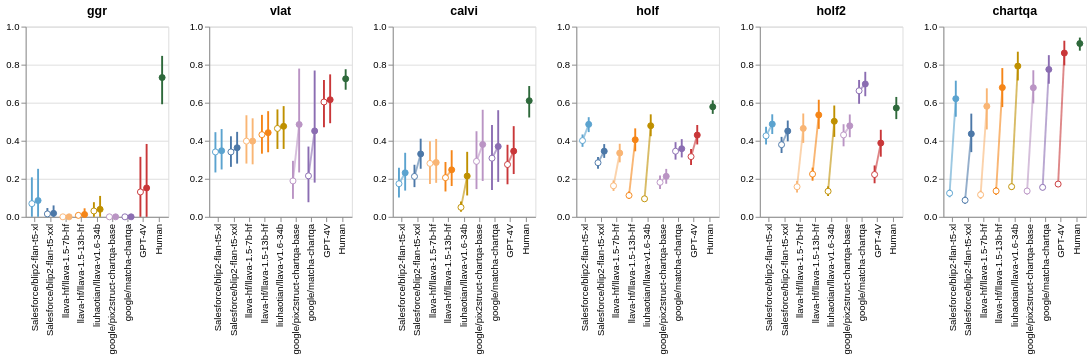

Notebook source saved alongside this figure:
### Code cell
ci_df = ci_dfs[
    ((ci_dfs['scoring_type'] == 'valid_only') &
    (ci_dfs['agent_type'] == 'Human')) |
    (ci_dfs['agent_type'] != 'Human')
]


tests = ['ggr', 'vlat', 'calvi', 'holf', 'holf2',
       'chartqa-test-continuous-human']

plots = []
for test in tests:
    test_ci_df = ci_df[ci_df['test_type'] == test]
    if len(test) > 6:
        test = test[:7]
    
    plot = create_error_plot(test_ci_df, test)
    plot = plot.properties(width=150, height=200)
    plots.append(plot)

plots = alt.hconcat(*plots)
plots.save("./figures/human_machine_performance.pdf")
plots

### Figure 1 — Vega-Lite specification as saved in the notebook (floating-point values rounded to 4 significant figures)
{"$schema": "https://vega.github.io/schema/vega-lite/v5.16.3.json", "config": {"view": {"continuousHeight": 300, "continuousWidth": 300}}, "datasets": {"data-25b7e1228f89ad8f94f03177ca53a56a": [{"agent_type": "GPT-4V", "ci_lower": 0.1593, "ci_upper": 0.1833, "mean": 0.1722, "scoring_type": "all", "test_type": "chartqa-test-continuous-human"}, {"agent_type": "Salesforce/blip2-flan-t5-xl", "ci_lower": 0.1032, "ci_upper": 0.1432, "mean": 0.1242, "scoring_type": "all", "test_type": "chartqa-test-continuous-human"}, {"agent_type": "Salesforce/blip2-flan-t5-xxl", "ci_lower": 0.06809, "ci_upper": 0.1064, "mean": 0.08723, "scoring_type": "all", "test_type": "chartqa-test-continuous-human"}, {"agent_type": "google/pix2struct-chartqa-base", "ci_lower": 0.1174, "ci_upper": 0.1523, "mean": 0.1358, "scoring_type": "all", "test_type": "chartqa-test-continuous-human"}, {"agent_type": "liuhaotian/llava-v1.6-34b", "ci_lower": 0.1415, "ci_upper": 0.1736, "mean": 0.1585, "scoring_type": "all", "test_type": "chartqa-test-continuous-human"}, {"agent_type": "llava-hf/llava-1.5-7b-hf", "ci_lower": 0.09459, "ci_upper": 0.1378, "mean": 0.1162, "scoring_type": "all", "test_type": "chartqa-test-continuous-human"}, {"agent_type": "google/matcha-chartqa", "ci_lower": 0.14, "ci_upper": 0.17, "mean": 0.155, "scoring_type": "all", "test_type": "chartqa-test-continuous-human"}, {"agent_type": "llava-hf/llava-1.5-13b-hf", "ci_lower": 0.1154, "ci_upper": 0.1564, "mean": 0.1359, "scoring_type": "all", "test_type": "chartqa-test-continuous-human"}, {"agent_type": "Salesforce/blip2-flan-t5-xl", "ci_lower": 0.5263, "ci_upper": 0.7158, "mean": 0.6211, "scoring_type": "valid_only", "test_type": "chartqa-test-continuous-human"}, {"agent_type": "Salesforce/blip2-flan-t5-xxl", "ci_lower": 0.3402, "ci_upper": 0.5426, "mean": 0.4362, "scoring_type": "valid_only", "test_type": "chartqa-test-continuous-human"}, {"agent_type": "llava-hf/llava-1.5-7b-hf", "ci_lower": 0.4595, "ci_upper": 0.6757, "mean": 0.5811, "scoring_type": "valid_only", "test_type": "chartqa-test-continuous-human"}, {"agent_type": "liuhaotian/llava-v1.6-34b", "ci_lower": 0.717, "ci_upper": 0.8682, "mean": 0.7925, "scoring_type": "valid_only", "test_type": "chartqa-test-continuous-human"}, {"agent_type": "google/pix2struct-chartqa-base", "ci_lower": 0.5963, "ci_upper": 0.7706, "mean": 0.6789, "scoring_type": "valid_only", "test_type": "chartqa-test-continuous-human"}, {"agent_type": "GPT-4V", "ci_lower": 0.7963, "ci_upper": 0.9259, "mean": 0.8611, "scoring_type": "valid_only", "test_type": "chartqa-test-continuous-human"}, {"agent_type": "Human", "ci_lower": 0.8736, "ci_upper": 0.9424, "mean": 0.9112, "scoring_type": "valid_only", "test_type": "chartqa-test-continuous-human"}, {"agent_type": "llava-hf/llava-1.5-13b-hf", "ci_lower": 0.5769, "ci_upper": 0.7821, "mean": 0.6795, "scoring_type": "valid_only", "test_type": "chartqa-test-continuous-human"}, {"agent_type": "google/matcha-chartqa", "ci_lower": 0.6998, "ci_upper": 0.85, "mean": 0.775, "scoring_type": "valid_only", "test_type": "chartqa-test-continuous-human"}], "data-275b2c7c3718de8b4234a4ea6e740664": [{"agent_type": "GPT-4V", "ci_lower": 0, "ci_upper": 0.3154, "mean": 0.1308, "scoring_type": "all", "test_type": "ggr"}, {"agent_type": "Salesforce/blip2-flan-t5-xl", "ci_lower": 0, "ci_upper": 0.2077, "mean": 0.06923, "scoring_type": "all", "test_type": "ggr"}, {"agent_type": "Salesforce/blip2-flan-t5-xxl", "ci_lower": 0, "ci_upper": 0.04615, "mean": 0.01538, "scoring_type": "all", "test_type": "ggr"}, {"agent_type": "google/matcha-chartqa", "ci_lower": 0, "ci_upper": 0, "mean": 0, "scoring_type": "all", "test_type": "ggr"}, {"agent_type": "google/pix2struct-chartqa-base", "ci_lower": 0, "ci_upper": 0, "mean": 0, "scoring_type": "all", "test_type": "ggr"}, {"agent_type": "liuhaotian/llava-v1.6-34b", "ci_lower": 0, "ci_upper": 0.07692, "mean": 0.03077, "scoring_type": "all", "test_type": "ggr"}, {"agent_type": "llava-hf/llava-1.5-13b-hf", "ci_lower": 0, "ci_upper": 0.02308, "mean": 0.007692, "scoring_type": "all", "test_type": "ggr"}, {"agent_type": "llava-hf/llava-1.5-7b-hf", "ci_lower": 0, "ci_upper": 0, "mean": 0, "scoring_type": "all", "test_type": "ggr"}, {"agent_type": "Salesforce/blip2-flan-t5-xl", "ci_lower": 0, "ci_upper": 0.2524, "mean": 0.08571, "scoring_type": "valid_only", "test_type": "ggr"}, {"agent_type": "Salesforce/blip2-flan-t5-xxl", "ci_lower": 0, "ci_upper": 0.06, "mean": 0.01818, "scoring_type": "valid_only", "test_type": "ggr"}, {"agent_type": "llava-hf/llava-1.5-7b-hf", "ci_lower": 0, "ci_upper": 0, "mean": 0, "scoring_type": "valid_only", "test_type": "ggr"}, {"agent_type": "llava-hf/llava-1.5-13b-hf", "ci_lower": 0, "ci_upper": 0.04479, "mean": 0.01235, "scoring_type": "valid_only", "test_type": "ggr"}, {"agent_type": "liuhaotian/llava-v1.6-34b", "ci_lower": 0, "ci_upper": 0.1099, "mean": 0.0396, "scoring_type": "valid_only", "test_type": "ggr"}, {"agent_type": "google/pix2struct-chartqa-base", "ci_lower": 0, "ci_upper": 0, "mean": 0, "scoring_type": "valid_only", "test_type": "ggr"}, {"agent_type": "google/matcha-chartqa", "ci_lower": 0, "ci_upper": 0, "mean": 0, "scoring_type": "valid_only", "test_type": "ggr"}, {"agent_type": "GPT-4V", "ci_lower": 0, "ci_upper": 0.3832, "mean": 0.1518, "scoring_type": "valid_only", "test_type": "ggr"}, {"agent_type": "Human", "ci_lower": 0.5919, "ci_upper": 0.8462, "mean": 0.7322, "scoring_type": "valid_only", "test_type": "ggr"}], "data-2c2e7bea252ebe1088f920a401bc81ff": [{"agent_type": "GPT-4V", "ci_lower": 0.1711, "ci_upper": 0.3789, "mean": 0.275, "scoring_type": "all", "test_type": "calvi"}, {"agent_type": "Salesforce/blip2-flan-t5-xl", "ci_lower": 0.1018, "ci_upper": 0.2574, "mean": 0.1741, "scoring_type": "all", "test_type": "calvi"}, {"agent_type": "Salesforce/blip2-flan-t5-xxl", "ci_lower": 0.1561, "ci_upper": 0.2737, "mean": 0.2123, "scoring_type": "all", "test_type": "calvi"}, {"agent_type": "liuhaotian/llava-v1.6-34b", "ci_lower": 0.02619, "ci_upper": 0.08095, "mean": 0.05, "scoring_type": "all", "test_type": "calvi"}, {"agent_type": "google/matcha-chartqa", "ci_lower": 0.1417, "ci_upper": 0.4834, "mean": 0.3083, "scoring_type": "all", "test_type": "calvi"}, {"agent_type": "google/pix2struct-chartqa-base", "ci_lower": 0.1458, "ci_upper": 0.45, "mean": 0.2917, "scoring_type": "all", "test_type": "calvi"}, {"agent_type": "llava-hf/llava-1.5-13b-hf", "ci_lower": 0.1333, "ci_upper": 0.2883, "mean": 0.2059, "scoring_type": "all", "test_type": "calvi"}, {"agent_type": "llava-hf/llava-1.5-7b-hf", "ci_lower": 0.1723, "ci_upper": 0.3979, "mean": 0.2809, "scoring_type": "all", "test_type": "calvi"}, {"agent_type": "Salesforce/blip2-flan-t5-xl", "ci_lower": 0.1379, "ci_upper": 0.3367, "mean": 0.2315, "scoring_type": "valid_only", "test_type": "calvi"}, {"agent_type": "Salesforce/blip2-flan-t5-xxl", "ci_lower": 0.2528, "ci_upper": 0.4108, "mean": 0.3306, "scoring_type": "valid_only", "test_type": "calvi"}, {"agent_type": "liuhaotian/llava-v1.6-34b", "ci_lower": 0.1124, "ci_upper": 0.3418, "mean": 0.2143, "scoring_type": "valid_only", "test_type": "calvi"}, {"agent_type": "GPT-4V", "ci_lower": 0.225, "ci_upper": 0.4767, "mean": 0.3454, "scoring_type": "valid_only", "test_type": "calvi"}, {"agent_type": "Human", "ci_lower": 0.5224, "ci_upper": 0.6877, "mean": 0.6104, "scoring_type": "valid_only", "test_type": "calvi"}, {"agent_type": "llava-hf/llava-1.5-7b-hf", "ci_lower": 0.1787, "ci_upper": 0.4095, "mean": 0.2857, "scoring_type": "valid_only", "test_type": "calvi"}, {"agent_type": "llava-hf/llava-1.5-13b-hf", "ci_lower": 0.1619, "ci_upper": 0.3502, "mean": 0.2471, "scoring_type": "valid_only", "test_type": "calvi"}, {"agent_type": "google/pix2struct-chartqa-base", "ci_lower": 0.1886, "ci_upper": 0.5629, "mean": 0.3804, "scoring_type": "valid_only", "test_type": "calvi"}, {"agent_type": "google/matcha-chartqa", "ci_lower": 0.1836, "ci_upper": 0.5606, "mean": 0.37, "scoring_type": "valid_only", "test_type": "calvi"}], "data-6b336636fa58274eb4824af2413da9f9": [{"agent_type": "GPT-4V", "ci_lower": 0.1764, "ci_upper": 0.2702, "mean": 0.2224, "scoring_type": "all", "test_type": "holf2"}, {"agent_type": "Salesforce/blip2-flan-t5-xl", "ci_lower": 0.3805, "ci_upper": 0.4735, "mean": 0.426, "scoring_type": "all", "test_type": "holf2"}, {"agent_type": "Salesforce/blip2-flan-t5-xxl", "ci_lower": 0.3356, "ci_upper": 0.4204, "mean": 0.3792, "scoring_type": "all", "test_type": "holf2"}, {"agent_type": "google/matcha-chartqa", "ci_lower": 0.5943, "ci_upper": 0.7196, "mean": 0.6627, "scoring_type": "all", "test_type": "holf2"}, {"agent_type": "google/pix2struct-chartqa-base", "ci_lower": 0.3707, "ci_upper": 0.487, "mean": 0.4307, "scoring_type": "all", "test_type": "holf2"}, {"agent_type": "liuhaotian/llava-v1.6-34b", "ci_lower": 0.1094, "ci_upper": 0.1604, "mean": 0.1346, "scoring_type": "all", "test_type": "holf2"}, {"agent_type": "llava-hf/llava-1.5-13b-hf", "ci_lower": 0.19, "ci_upper": 0.2589, "mean": 0.2247, "scoring_type": "all", "test_type": "holf2"}, {"agent_type": "llava-hf/llava-1.5-7b-hf", "ci_lower": 0.1277, "ci_upper": 0.189, "mean": 0.1581, "scoring_type": "all", "test_type": "holf2"}, {"agent_type": "Salesforce/blip2-flan-t5-xl", "ci_lower": 0.4353, "ci_upper": 0.5391, "mean": 0.4875, "scoring_type": "valid_only", "test_type": "holf2"}, {"agent_type": "Salesforce/blip2-flan-t5-xxl", "ci_lower": 0.3968, "ci_upper": 0.5064, "mean": 0.451, "scoring_type": "valid_only", "test_type": "holf2"}, {"agent_type": "liuhaotian/llava-v1.6-34b", "ci_lower": 0.4202, "ci_upper": 0.5853, "mean": 0.5023, "scoring_type": "valid_only", "test_type": "holf2"}, {"agent_type": "google/pix2struct-chartqa-base", "ci_lower": 0.4187, "ci_upper": 0.5382, "mean": 0.4786, "scoring_type": "valid_only", "test_type": "holf2"}, {"agent_type": "google/matcha-chartqa", "ci_lower": 0.6341, "ci_upper": 0.7624, "mean": 0.6984, "scoring_type": "valid_only", "test_type": "holf2"}, {"agent_type": "GPT-4V", "ci_lower": 0.3162, "ci_upper": 0.4576, "mean": 0.3878, "scoring_type": "valid_only", "test_type": "holf2"}, {"agent_type": "Human", "ci_lower": 0.5137, "ci_upper": 0.6303, "mean": 0.5721, "scoring_type": "valid_only", "test_type": "holf2"}, {"agent_type": "llava-hf/llava-1.5-13b-hf", "ci_lower": 0.4623, "ci_upper": 0.6156, "mean": 0.5358, "scoring_type": "valid_only", "test_type": "holf2"}, {"agent_type": "llava-hf/llava-1.5-7b-hf", "ci_lower": 0.3887, "ci_upper": 0.5433, "mean": 0.4649, "scoring_type": "valid_only", "test_type": "holf2"}], "data-8d8e5f12b862ab2c7d08617eb61f234d": [{"agent_type": "GPT-4V", "ci_lower": 0.4712, "ci_upper": 0.7193, "mean": 0.6038, "scoring_type": "all", "test_type": "vlat"}, {"agent_type": "Salesforce/blip2-flan-t5-xl", "ci_lower": 0.2333, "ci_upper": 0.4451, "mean": 0.3412, "scoring_type": "all", "test_type": "vlat"}, {"agent_type": "Salesforce/blip2-flan-t5-xxl", "ci_lower": 0.2627, "ci_upper": 0.4235, "mean": 0.3412, "scoring_type": "all", "test_type": "vlat"}, {"agent_type": "liuhaotian/llava-v1.6-34b", "ci_lower": 0.3568, "ci_upper": 0.5648, "mean": 0.4647, "scoring_type": "all", "test_type": "vlat"}, {"agent_type": "llava-hf/llava-1.5-13b-hf", "ci_lower": 0.332, "ci_upper": 0.536, "mean": 0.432, "scoring_type": "all", "test_type": "vlat"}, {"agent_type": "llava-hf/llava-1.5-7b-hf", "ci_lower": 0.28, "ci_upper": 0.5341, "mean": 0.398, "scoring_type": "all", "test_type": "vlat"}, {"agent_type": "google/matcha-chartqa", "ci_lower": 0.07673, "ci_upper": 0.3694, "mean": 0.2154, "scoring_type": "all", "test_type": "vlat"}, {"agent_type": "google/pix2struct-chartqa-base", "ci_lower": 0.09444, "ci_upper": 0.2944, "mean": 0.1889, "scoring_type": "all", "test_type": "vlat"}, {"agent_type": "Salesforce/blip2-flan-t5-xl", "ci_lower": 0.249, "ci_upper": 0.4614, "mean": 0.3473, "scoring_type": "valid_only", "test_type": "vlat"}, {"agent_type": "Salesforce/blip2-flan-t5-xxl", "ci_lower": 0.2797, "ci_upper": 0.4468, "mean": 0.3633, "scoring_type": "valid_only", "test_type": "vlat"}, {"agent_type": "llava-hf/llava-1.5-7b-hf", "ci_lower": 0.276, "ci_upper": 0.518, "mean": 0.398, "scoring_type": "valid_only", "test_type": "vlat"}, {"agent_type": "llava-hf/llava-1.5-13b-hf", "ci_lower": 0.3395, "ci_upper": 0.5556, "mean": 0.4426, "scoring_type": "valid_only", "test_type": "vlat"}, {"agent_type": "liuhaotian/llava-v1.6-34b", "ci_lower": 0.357, "ci_upper": 0.5821, "mean": 0.4759, "scoring_type": "valid_only", "test_type": "vlat"}, {"agent_type": "GPT-4V", "ci_lower": 0.4921, "ci_upper": 0.749, "mean": 0.6157, "scoring_type": "valid_only", "test_type": "vlat"}, {"agent_type": "Human", "ci_lower": 0.6682, "ci_upper": 0.776, "mean": 0.7255, "scoring_type": "valid_only", "test_type": "vlat"}, {"agent_type": "google/pix2struct-chartqa-base", "ci_lower": 0.2333, "ci_upper": 0.7794, "mean": 0.4857, "scoring_type": "valid_only", "test_type": "vlat"}, {"agent_type": "google/matcha-chartqa", "ci_lower": 0.1799, "ci_upper": 0.7692, "mean": 0.4516, "scoring_type": "valid_only", "test_type": "vlat"}], "data-a0319038cf669119eaf7c9111b607a87": [{"agent_type": "GPT-4V", "ci_lower": 0.2729, "ci_upper": 0.357, "mean": 0.3166, "scoring_type": "all", "test_type": "holf"}, {"agent_type": "Salesforce/blip2-flan-t5-xl", "ci_lower": 0.368, "ci_upper": 0.4331, "mean": 0.4008, "scoring_type": "all", "test_type": "holf"}, {"agent_type": "Salesforce/blip2-flan-t5-xxl", "ci_lower": 0.2531, "ci_upper": 0.3149, "mean": 0.2844, "scoring_type": "all", "test_type": "holf"}, {"agent_type": "google/matcha-chartqa", "ci_lower": 0.3008, "ci_upper": 0.3927, "mean": 0.345, "scoring_type": "all", "test_type": "holf"}, {"agent_type": "google/pix2struct-chartqa-base", "ci_lower": 0.1458, "ci_upper": 0.217, "mean": 0.1814, "scoring_type": "all", "test_type": "holf"}, {"agent_type": "liuhaotian/llava-v1.6-34b", "ci_lower": 0.08188, "ci_upper": 0.108, "mean": 0.09477, "scoring_type": "all", "test_type": "holf"}, {"agent_type": "llava-hf/llava-1.5-13b-hf", "ci_lower": 0.09322, "ci_upper": 0.1327, "mean": 0.1124, "scoring_type": "all", "test_type": "holf"}, {"agent_type": "llava-hf/llava-1.5-7b-hf", "ci_lower": 0.1362, "ci_upper": 0.1917, "mean": 0.1632, "scoring_type": "all", "test_type": "holf"}, {"agent_type": "Salesforce/blip2-flan-t5-xl", "ci_lower": 0.4454, "ci_upper": 0.5239, "mean": 0.4861, "scoring_type": "valid_only", "test_type": "holf"}, {"agent_type": "Salesforce/blip2-flan-t5-xxl", "ci_lower": 0.3098, "ci_upper": 0.3825, "mean": 0.3454, "scoring_type": "valid_only", "test_type": "holf"}, {"agent_type": "llava-hf/llava-1.5-13b-hf", "ci_lower": 0.3445, "ci_upper": 0.4651, "mean": 0.4051, "scoring_type": "valid_only", "test_type": "holf"}, {"agent_type": "liuhaotian/llava-v1.6-34b", "ci_lower": 0.4238, "ci_upper": 0.5389, "mean": 0.4789, "scoring_type": "valid_only", "test_type": "holf"}, {"agent_type": "google/pix2struct-chartqa-base", "ci_lower": 0.1737, "ci_upper": 0.252, "mean": 0.213, "scoring_type": "valid_only", "test_type": "holf"}, {"agent_type": "google/matcha-chartqa", "ci_lower": 0.3124, "ci_upper": 0.4086, "mean": 0.3581, "scoring_type": "valid_only", "test_type": "holf"}, {"agent_type": "GPT-4V", "ci_lower": 0.3805, "ci_upper": 0.4828, "mean": 0.4297, "scoring_type": "valid_only", "test_type": "holf"}, {"agent_type": "Human", "ci_lower": 0.5412, "ci_upper": 0.6125, "mean": 0.5781, "scoring_type": "valid_only", "test_type": "holf"}, {"agent_type": "llava-hf/llava-1.5-7b-hf", "ci_lower": 0.2863, "ci_upper": 0.3843, "mean": 0.3354, "scoring_type": "valid_only", "test_type": "holf"}]}, "hconcat": [{"data": {"name": "data-275b2c7c3718de8b4234a4ea6e740664"}, "height": 200, "layer": [{"encoding": {"color": {"field": "agent_type", "legend": null, "scale": {"domain": ["Salesforce/blip2-flan-t5-xl", "Salesforce/blip2-flan-t5-xxl", "llava-hf/llava-1.5-7b-hf", "llava-hf/llava-1.5-13b-hf", "liuhaotian/llava-v1.6-34b", "google/pix2struct-chartqa-base", "google/matcha-chartqa", "GPT-4V", "Human"], "range": ["#5ba3cf", "#4c78a8", "#f9b574", "#f58518", "#BF9000", "#ba94c4", "#8b6db2", "#c93739", "#2e693b"]}, "type": "nominal"}, "strokeWidth": {"value": 2}, "x": {"field": "agent_type", "type": "nominal"}, "xOffset": {"field": "scoring_type", "type": "nominal"}, "y": {"field": "ci_upper", "title": "", "type": "quantitative"}, "y2": {"field": "ci_lower"}}, "mark": {"type": "errorbar"}}, {"encoding": {"color": {"field": "agent_type", "legend": null, "scale": {"domain": ["Salesforce/blip2-flan-t5-xl", "Salesforce/blip2-flan-t5-xxl", "llava-hf/llava-1.5-7b-hf", "llava-hf/llava-1.5-13b-hf", "liuhaotian/llava-v1.6-34b", "google/pix2struct-chartqa-base", "google/matcha-chartqa", "GPT-4V", "Human"], "range": ["#5ba3cf", "#4c78a8", "#f9b574", "#f58518", "#BF9000", "#ba94c4", "#8b6db2", "#c93739", "#2e693b"]}, "type": "nominal"}, "x": {"field": "agent_type", "scale": {"domain": ["Salesforce/blip2-flan-t5-xl", "Salesforce/blip2-flan-t5-xxl", "llava-hf/llava-1.5-7b-hf", "llava-hf/llava-1.5-13b-hf", "liuhaotian/llava-v1.6-34b", "google/pix2struct-chartqa-base", "google/matcha-chartqa", "GPT-4V", "Human"]}, "title": null, "type": "nominal"}, "xOffset": {"field": "scoring_type", "type": "nominal"}, "y": {"field": "mean", "scale": {"domain": [0, 1]}, "type": "quantitative"}}, "mark": {"opacity": 0.6, "strokeWidth": 2, "type": "line"}, "title": "ggr"}, {"encoding": {"color": {"condition": {"test": "(datum['scoring_type'] === 'all')", "value": "white"}, "field": "agent_type", "legend": null, "scale": {"domain": ["Salesforce/blip2-flan-t5-xl", "Salesforce/blip2-flan-t5-xxl", "llava-hf/llava-1.5-7b-hf", "llava-hf/llava-1.5-13b-hf", "liuhaotian/llava-v1.6-34b", "google/pix2struct-chartqa-base", "google/matcha-chartqa", "GPT-4V", "Human"], "range": ["#5ba3cf", "#4c78a8", "#f9b574", "#f58518", "#BF9000", "#ba94c4", "#8b6db2", "#c93739", "#2e693b"]}, "type": "nominal"}, "stroke": {"field": "agent_type", "legend": null, "scale": {"domain": ["Salesforce/blip2-flan-t5-xl", "Salesforce/blip2-flan-t5-xxl", "llava-hf/llava-1.5-7b-hf", "llava-hf/llava-1.5-13b-hf", "liuhaotian/llava-v1.6-34b", "google/pix2struct-chartqa-base", "google/matcha-chartqa", "GPT-4V", "Human"], "range": ["#5ba3cf", "#4c78a8", "#f9b574", "#f58518", "#BF9000", "#ba94c4", "#8b6db2", "#c93739", "#2e693b"]}, "type": "nominal"}, "x": {"field": "agent_type", "scale": {"domain": ["Salesforce/blip2-flan-t5-xl", "Salesforce/blip2-flan-t5-xxl", "llava-hf/llava-1.5-7b-hf", "llava-hf/llava-1.5-13b-hf", "liuhaotian/llava-v1.6-34b", "google/pix2struct-chartqa-base", "google/matcha-chartqa", "GPT-4V", "Human"]}, "title": null, "type": "nominal"}, "xOffset": {"field": "scoring_type", "type": "nominal"}, "y": {"field": "mean", "scale": {"domain": [0, 1]}, "type": "quantitative"}}, "mark": {"filled": true, "opacity": 1, "size": 40, "strokeWidth": 1, "type": "point"}, "title": "ggr"}], "resolve": {"scale": {"color": "independent", "opacity": "independent"}}, "width": 150}, {"data": {"name": "data-8d8e5f12b862ab2c7d08617eb61f234d"}, "height": 200, "layer": [{"encoding": {"color": {"field": "agent_type", "legend": null, "scale": {"domain": ["Salesforce/blip2-flan-t5-xl", "Salesforce/blip2-flan-t5-xxl", "llava-hf/llava-1.5-7b-hf", "llava-hf/llava-1.5-13b-hf", "liuhaotian/llava-v1.6-34b", "google/pix2struct-chartqa-base", "google/matcha-chartqa", "GPT-4V", "Human"], "range": ["#5ba3cf", "#4c78a8", "#f9b574", "#f58518", "#BF9000", "#ba94c4", "#8b6db2", "#c93739", "#2e693b"]}, "type": "nominal"}, "strokeWidth": {"value": 2}, "x": {"field": "agent_type", "type": "nominal"}, "xOffset": {"field": "scoring_type", "type": "nominal"}, "y": {"field": "ci_upper", "title": "", "type": "quantitative"}, "y2": {"field": "ci_lower"}}, "mark": {"type": "errorbar"}}, {"encoding": {"color": {"field": "agent_type", "legend": null, "scale": {"domain": ["Salesforce/blip2-flan-t5-xl", "Salesforce/blip2-flan-t5-xxl", "llava-hf/llava-1.5-7b-hf", "llava-hf/llava-1.5-13b-hf", "liuhaotian/llava-v1.6-34b", "google/pix2struct-chartqa-base", "google/matcha-chartqa", "GPT-4V", "Human"], "range": ["#5ba3cf", "#4c78a8", "#f9b574", "#f58518", "#BF9000", "#ba94c4", "#8b6db2", "#c93739", "#2e693b"]}, "type": "nominal"}, "x": {"field": "agent_type", "scale": {"domain": ["Salesforce/blip2-flan-t5-xl", "Salesforce/blip2-flan-t5-xxl", "llava-hf/llava-1.5-7b-hf", "llava-hf/llava-1.5-13b-hf", "liuhaotian/llava-v1.6-34b", "google/pix2struct-chartqa-base", "google/matcha-chartqa", "GPT-4V", "Human"]}, "title": null, "type": "nominal"}, "xOffset": {"field": "scoring_type", "type": "nominal"}, "y": {"field": "mean", "scale": {"domain": [0, 1]}, "type": "quantitative"}}, "mark": {"opacity": 0.6, "strokeWidth": 2, "type": "line"}, "title": "vlat"}, {"encoding": {"color": {"condition": {"test": "(datum['scoring_type'] === 'all')", "value": "white"}, "field": "agent_type", "legend": null, "scale": {"domain": ["Salesforce/blip2-flan-t5-xl", "Salesforce/blip2-flan-t5-xxl", "llava-hf/llava-1.5-7b-hf", "llava-hf/llava-1.5-13b-hf", "liuhaotian/llava-v1.6-34b", "google/pix2struct-chartqa-base", "google/matcha-chartqa", "GPT-4V", "Human"], "range": ["#5ba3cf", "#4c78a8", "#f9b574", "#f58518", "#BF9000", "#ba94c4", "#8b6db2", "#c93739", "#2e693b"]}, "type": "nominal"}, "stroke": {"field": "agent_type", "legend": null, "scale": {"domain": ["Salesforce/blip2-flan-t5-xl", "Salesforce/blip2-flan-t5-xxl", "llava-hf/llava-1.5-7b-hf", "llava-hf/llava-1.5-13b-hf", "liuhaotian/llava-v1.6-34b", "google/pix2struct-chartqa-base", "google/matcha-chartqa", "GPT-4V", "Human"], "range": ["#5ba3cf", "#4c78a8", "#f9b574", "#f58518", "#BF9000", "#ba94c4", "#8b6db2", "#c93739", "#2e693b"]}, "type": "nominal"}, "x": {"field": "agent_type", "scale": {"domain": ["Salesforce/blip2-flan-t5-xl", "Salesforce/blip2-flan-t5-xxl", "llava-hf/llava-1.5-7b-hf", "llava-hf/llava-1.5-13b-hf", "liuhaotian/llava-v1.6-34b", "google/pix2struct-chartqa-base", "google/matcha-chartqa", "GPT-4V", "Human"]}, "title": null, "type": "nominal"}, "xOffset": {"field": "scoring_type", "type": "nominal"}, "y": {"field": "mean", "scale": {"domain": [0, 1]}, "type": "quantitative"}}, "mark": {"filled": true, "opacity": 1, "size": 40, "strokeWidth": 1, "type": "point"}, "title": "vlat"}], "resolve": {"scale": {"color": "independent", "opacity": "independent"}}, "width": 150}, {"data": {"name": "data-2c2e7bea252ebe1088f920a401bc81ff"}, "height": 200, "layer": [{"encoding": {"color": {"field": "agent_type", "legend": null, "scale": {"domain": ["Salesforce/blip2-flan-t5-xl", "Salesforce/blip2-flan-t5-xxl", "llava-hf/llava-1.5-7b-hf", "llava-hf/llava-1.5-13b-hf", "liuhaotian/llava-v1.6-34b", "google/pix2struct-chartqa-base", "google/matcha-chartqa", "GPT-4V", "Human"], "range": ["#5ba3cf", "#4c78a8", "#f9b574", "#f58518", "#BF9000", "#ba94c4", "#8b6db2", "#c93739", "#2e693b"]}, "type": "nominal"}, "strokeWidth": {"value": 2}, "x": {"field": "agent_type", "type": "nominal"}, "xOffset": {"field": "scoring_type", "type": "nominal"}, "y": {"field": "ci_upper", "title": "", "type": "quantitative"}, "y2": {"field": "ci_lower"}}, "mark": {"type": "errorbar"}}, {"encoding": {"color": {"field": "agent_type", "legend": null, "scale": {"domain": ["Salesforce/blip2-flan-t5-xl", "Salesforce/blip2-flan-t5-xxl", "llava-hf/llava-1.5-7b-hf", "llava-hf/llava-1.5-13b-hf", "liuhaotian/llava-v1.6-34b", "google/pix2struct-chartqa-base", "google/matcha-chartqa", "GPT-4V", "Human"], "range": ["#5ba3cf", "#4c78a8", "#f9b574", "#f58518", "#BF9000", "#ba94c4", "#8b6db2", "#c93739", "#2e693b"]}, "type": "nominal"}, "x": {"field": "agent_type", "scale": {"domain": ["Salesforce/blip2-flan-t5-xl", "Salesforce/blip2-flan-t5-xxl", "llava-hf/llava-1.5-7b-hf", "llava-hf/llava-1.5-13b-hf", "liuhaotian/llava-v1.6-34b", "google/pix2struct-chartqa-base", "google/matcha-chartqa", "GPT-4V", "Human"]}, "title": null, "type": "nominal"}, "xOffset": {"field": "scoring_type", "type": "nominal"}, "y": {"field": "mean", "scale": {"domain": [0, 1]}, "type": "quantitative"}}, "mark": {"opacity": 0.6, "strokeWidth": 2, "type": "line"}, "title": "calvi"}, {"encoding": {"color": {"condition": {"test": "(datum['scoring_type'] === 'all')", "value": "white"}, "field": "agent_type", "legend": null, "scale": {"domain": ["Salesforce/blip2-flan-t5-xl", "Salesforce/blip2-flan-t5-xxl", "llava-hf/llava-1.5-7b-hf", "llava-hf/llava-1.5-13b-hf", "liuhaotian/llava-v1.6-34b", "google/pix2struct-chartqa-base", "google/matcha-chartqa", "GPT-4V", "Human"], "range": ["#5ba3cf", "#4c78a8", "#f9b574", "#f58518", "#BF9000", "#ba94c4", "#8b6db2", "#c93739", "#2e693b"]}, "type": "nominal"}, "stroke": {"field": "agent_type", "legend": null, "scale": {"domain": ["Salesforce/blip2-flan-t5-xl", "Salesforce/blip2-flan-t5-xxl", "llava-hf/llava-1.5-7b-hf", "llava-hf/llava-1.5-13b-hf", "liuhaotian/llava-v1.6-34b", "google/pix2struct-chartqa-base", "google/matcha-chartqa", "GPT-4V", "Human"], "range": ["#5ba3cf", "#4c78a8", "#f9b574", "#f58518", "#BF9000", "#ba94c4", "#8b6db2", "#c93739", "#2e693b"]}, "type": "nominal"}, "x": {"field": "agent_type", "scale": {"domain": ["Salesforce/blip2-flan-t5-xl", "Salesforce/blip2-flan-t5-xxl", "llava-hf/llava-1.5-7b-hf", "llava-hf/llava-1.5-13b-hf", "liuhaotian/llava-v1.6-34b", "google/pix2struct-chartqa-base", "google/matcha-chartqa", "GPT-4V", "Human"]}, "title": null, "type": "nominal"}, "xOffset": {"field": "scoring_type", "type": "nominal"}, "y": {"field": "mean", "scale": {"domain": [0, 1]}, "type": "quantitative"}}, "mark": {"filled": true, "opacity": 1, "size": 40, "strokeWidth": 1, "type": "point"}, "title": "calvi"}], "resolve": {"scale": {"color": "independent", "opacity": "independent"}}, "width": 150}, {"data": {"name": "data-a0319038cf669119eaf7c9111b607a87"}, "height": 200, "layer": [{"encoding": {"color": {"field": "agent_type", "legend": null, "scale": {"domain": ["Salesforce/blip2-flan-t5-xl", "Salesforce/blip2-flan-t5-xxl", "llava-hf/llava-1.5-7b-hf", "llava-hf/llava-1.5-13b-hf", "liuhaotian/llava-v1.6-34b", "google/pix2struct-chartqa-base", "google/matcha-chartqa", "GPT-4V", "Human"], "range": ["#5ba3cf", "#4c78a8", "#f9b574", "#f58518", "#BF9000", "#ba94c4", "#8b6db2", "#c93739", "#2e693b"]}, "type": "nominal"}, "strokeWidth": {"value": 2}, "x": {"field": "agent_type", "type": "nominal"}, "xOffset": {"field": "scoring_type", "type": "nominal"}, "y": {"field": "ci_upper", "title": "", "type": "quantitative"}, "y2": {"field": "ci_lower"}}, "mark": {"type": "errorbar"}}, {"encoding": {"color": {"field": "agent_type", "legend": null, "scale": {"domain": ["Salesforce/blip2-flan-t5-xl", "Salesforce/blip2-flan-t5-xxl", "llava-hf/llava-1.5-7b-hf", "llava-hf/llava-1.5-13b-hf", "liuhaotian/llava-v1.6-34b", "google/pix2struct-chartqa-base", "google/matcha-chartqa", "GPT-4V", "Human"], "range": ["#5ba3cf", "#4c78a8", "#f9b574", "#f58518", "#BF9000", "#ba94c4", "#8b6db2", "#c93739", "#2e693b"]}, "type": "nominal"}, "x": {"field": "agent_type", "scale": {"domain": ["Salesforce/blip2-flan-t5-xl", "Salesforce/blip2-flan-t5-xxl", "llava-hf/llava-1.5-7b-hf", "llava-hf/llava-1.5-13b-hf", "liuhaotian/llava-v1.6-34b", "google/pix2struct-chartqa-base", "google/matcha-chartqa", "GPT-4V", "Human"]}, "title": null, "type": "nominal"}, "xOffset": {"field": "scoring_type", "type": "nominal"}, "y": {"field": "mean", "scale": {"domain": [0, 1]}, "type": "quantitative"}}, "mark": {"opacity": 0.6, "strokeWidth": 2, "type": "line"}, "title": "holf"}, {"encoding": {"color": {"condition": {"test": "(datum['scoring_type'] === 'all')", "value": "white"}, "field": "agent_type", "legend": null, "scale": {"domain": ["Salesforce/blip2-flan-t5-xl", "Salesforce/blip2-flan-t5-xxl", "llava-hf/llava-1.5-7b-hf", "llava-hf/llava-1.5-13b-hf", "liuhaotian/llava-v1.6-34b", "google/pix2struct-chartqa-base", "google/matcha-chartqa", "GPT-4V", "Human"], "range": ["#5ba3cf", "#4c78a8", "#f9b574", "#f58518", "#BF9000", "#ba94c4", "#8b6db2", "#c93739", "#2e693b"]}, "type": "nominal"}, "stroke": {"field": "agent_type", "legend": null, "scale": {"domain": ["Salesforce/blip2-flan-t5-xl", "Salesforce/blip2-flan-t5-xxl", "llava-hf/llava-1.5-7b-hf", "llava-hf/llava-1.5-13b-hf", "liuhaotian/llava-v1.6-34b", "google/pix2struct-chartqa-base", "google/matcha-chartqa", "GPT-4V", "Human"], "range": ["#5ba3cf", "#4c78a8", "#f9b574", "#f58518", "#BF9000", "#ba94c4", "#8b6db2", "#c93739", "#2e693b"]}, "type": "nominal"}, "x": {"field": "agent_type", "scale": {"domain": ["Salesforce/blip2-flan-t5-xl", "Salesforce/blip2-flan-t5-xxl", "llava-hf/llava-1.5-7b-hf", "llava-hf/llava-1.5-13b-hf", "liuhaotian/llava-v1.6-34b", "google/pix2struct-chartqa-base", "google/matcha-chartqa", "GPT-4V", "Human"]}, "title": null, "type": "nominal"}, "xOffset": {"field": "scoring_type", "type": "nominal"}, "y": {"field": "mean", "scale": {"domain": [0, 1]}, "type": "quantitative"}}, "mark": {"filled": true, "opacity": 1, "size": 40, "strokeWidth": 1, "type": "point"}, "title": "holf"}], "resolve": {"scale": {"color": "independent", "opacity": "independent"}}, "width": 150}, {"data": {"name": "data-6b336636fa58274eb4824af2413da9f9"}, "height": 200, "layer": [{"encoding": {"color": {"field": "agent_type", "legend": null, "scale": {"domain": ["Salesforce/blip2-flan-t5-xl", "Salesforce/blip2-flan-t5-xxl", "llava-hf/llava-1.5-7b-hf", "llava-hf/llava-1.5-13b-hf", "liuhaotian/llava-v1.6-34b", "google/pix2struct-chartqa-base", "google/matcha-chartqa", "GPT-4V", "Human"], "range": ["#5ba3cf", "#4c78a8", "#f9b574", "#f58518", "#BF9000", "#ba94c4", "#8b6db2", "#c93739", "#2e693b"]}, "type": "nominal"}, "strokeWidth": {"value": 2}, "x": {"field": "agent_type", "type": "nominal"}, "xOffset": {"field": "scoring_type", "type": "nominal"}, "y": {"field": "ci_upper", "title": "", "type": "quantitative"}, "y2": {"field": "ci_lower"}}, "mark": {"type": "errorbar"}}, {"encoding": {"color": {"field": "agent_type", "legend": null, "scale": {"domain": ["Salesforce/blip2-flan-t5-xl", "Salesforce/blip2-flan-t5-xxl", "llava-hf/llava-1.5-7b-hf", "llava-hf/llava-1.5-13b-hf", "liuhaotian/llava-v1.6-34b", "google/pix2struct-chartqa-base", "google/matcha-chartqa", "GPT-4V", "Human"], "range": ["#5ba3cf", "#4c78a8", "#f9b574", "#f58518", "#BF9000", "#ba94c4", "#8b6db2", "#c93739", "#2e693b"]}, "type": "nominal"}, "x": {"field": "agent_type", "scale": {"domain": ["Salesforce/blip2-flan-t5-xl", "Salesforce/blip2-flan-t5-xxl", "llava-hf/llava-1.5-7b-hf", "llava-hf/llava-1.5-13b-hf", "liuhaotian/llava-v1.6-34b", "google/pix2struct-chartqa-base", "google/matcha-chartqa", "GPT-4V", "Human"]}, "title": null, "type": "nominal"}, "xOffset": {"field": "scoring_type", "type": "nominal"}, "y": {"field": "mean", "scale": {"domain": [0, 1]}, "type": "quantitative"}}, "mark": {"opacity": 0.6, "strokeWidth": 2, "type": "line"}, "title": "holf2"}, {"encoding": {"color": {"condition": {"test": "(datum['scoring_type'] === 'all')", "value": "white"}, "field": "agent_type", "legend": null, "scale": {"domain": ["Salesforce/blip2-flan-t5-xl", "Salesforce/blip2-flan-t5-xxl", "llava-hf/llava-1.5-7b-hf", "llava-hf/llava-1.5-13b-hf", "liuhaotian/llava-v1.6-34b", "google/pix2struct-chartqa-base", "google/matcha-chartqa", "GPT-4V", "Human"], "range": ["#5ba3cf", "#4c78a8", "#f9b574", "#f58518", "#BF9000", "#ba94c4", "#8b6db2", "#c93739", "#2e693b"]}, "type": "nominal"}, "stroke": {"field": "agent_type", "legend": null, "scale": {"domain": ["Salesforce/blip2-flan-t5-xl", "Salesforce/blip2-flan-t5-xxl", "llava-hf/llava-1.5-7b-hf", "llava-hf/llava-1.5-13b-hf", "liuhaotian/llava-v1.6-34b", "google/pix2struct-chartqa-base", "google/matcha-chartqa", "GPT-4V", "Human"], "range": ["#5ba3cf", "#4c78a8", "#f9b574", "#f58518", "#BF9000", "#ba94c4", "#8b6db2", "#c93739", "#2e693b"]}, "type": "nominal"}, "x": {"field": "agent_type", "scale": {"domain": ["Salesforce/blip2-flan-t5-xl", "Salesforce/blip2-flan-t5-xxl", "llava-hf/llava-1.5-7b-hf", "llava-hf/llava-1.5-13b-hf", "liuhaotian/llava-v1.6-34b", "google/pix2struct-chartqa-base", "google/matcha-chartqa", "GPT-4V", "Human"]}, "title": null, "type": "nominal"}, "xOffset": {"field": "scoring_type", "type": "nominal"}, "y": {"field": "mean", "scale": {"domain": [0, 1]}, "type": "quantitative"}}, "mark": {"filled": true, "opacity": 1, "size": 40, "strokeWidth": 1, "type": "point"}, "title": "holf2"}], "resolve": {"scale": {"color": "independent", "opacity": "independent"}}, "width": 150}, {"data": {"name": "data-25b7e1228f89ad8f94f03177ca53a56a"}, "height": 200, "layer": [{"encoding": {"color": {"field": "agent_type", "legend": null, "scale": {"domain": ["Salesforce/blip2-flan-t5-xl", "Salesforce/blip2-flan-t5-xxl", "llava-hf/llava-1.5-7b-hf", "llava-hf/llava-1.5-13b-hf", "liuhaotian/llava-v1.6-34b", "google/pix2struct-chartqa-base", "google/matcha-chartqa", "GPT-4V", "Human"], "range": ["#5ba3cf", "#4c78a8", "#f9b574", "#f58518", "#BF9000", "#ba94c4", "#8b6db2", "#c93739", "#2e693b"]}, "type": "nominal"}, "strokeWidth": {"value": 2}, "x": {"field": "agent_type", "type": "nominal"}, "xOffset": {"field": "scoring_type", "type": "nominal"}, "y": {"field": "ci_upper", "title": "", "type": "quantitative"}, "y2": {"field": "ci_lower"}}, "mark": {"type": "errorbar"}}, {"encoding": {"color": {"field": "agent_type", "legend": null, "scale": {"domain": ["Salesforce/blip2-flan-t5-xl", "Salesforce/blip2-flan-t5-xxl", "llava-hf/llava-1.5-7b-hf", "llava-hf/llava-1.5-13b-hf", "liuhaotian/llava-v1.6-34b", "google/pix2struct-chartqa-base", "google/matcha-chartqa", "GPT-4V", "Human"], "range": ["#5ba3cf", "#4c78a8", "#f9b574", "#f58518", "#BF9000", "#ba94c4", "#8b6db2", "#c93739", "#2e693b"]}, "type": "nominal"}, "x": {"field": "agent_type", "scale": {"domain": ["Salesforce/blip2-flan-t5-xl", "Salesforce/blip2-flan-t5-xxl", "llava-hf/llava-1.5-7b-hf", "llava-hf/llava-1.5-13b-hf", "liuhaotian/llava-v1.6-34b", "google/pix2struct-chartqa-base", "google/matcha-chartqa", "GPT-4V", "Human"]}, "title": null, "type": "nominal"}, "xOffset": {"field": "scoring_type", "type": "nominal"}, "y": {"field": "mean", "scale": {"domain": [0, 1]}, "type": "quantitative"}}, "mark": {"opacity": 0.6, "strokeWidth": 2, "type": "line"}, "title": "chartqa"}, {"encoding": {"color": {"condition": {"test": "(datum['scoring_type'] === 'all')", "value": "white"}, "field": "agent_type", "legend": null, "scale": {"domain": ["Salesforce/blip2-flan-t5-xl", "Salesforce/blip2-flan-t5-xxl", "llava-hf/llava-1.5-7b-hf", "llava-hf/llava-1.5-13b-hf", "liuhaotian/llava-v1.6-34b", "google/pix2struct-chartqa-base", "google/matcha-chartqa", "GPT-4V", "Human"], "range": ["#5ba3cf", "#4c78a8", "#f9b574", "#f58518", "#BF9000", "#ba94c4", "#8b6db2", "#c93739", "#2e693b"]}, "type": "nominal"}, "stroke": {"field": "agent_type", "legend": null, "scale": {"domain": ["Salesforce/blip2-flan-t5-xl", "Salesforce/blip2-flan-t5-xxl", "llava-hf/llava-1.5-7b-hf", "llava-hf/llava-1.5-13b-hf", "liuhaotian/llava-v1.6-34b", "google/pix2struct-chartqa-base", "google/matcha-chartqa", "GPT-4V", "Human"], "range": ["#5ba3cf", "#4c78a8", "#f9b574", "#f58518", "#BF9000", "#ba94c4", "#8b6db2", "#c93739", "#2e693b"]}, "type": "nominal"}, "x": {"field": "agent_type", "scale": {"domain": ["Salesforce/blip2-flan-t5-xl", "Salesforce/blip2-flan-t5-xxl", "llava-hf/llava-1.5-7b-hf", "llava-hf/llava-1.5-13b-hf", "liuhaotian/llava-v1.6-34b", "google/pix2struct-chartqa-base", "google/matcha-chartqa", "GPT-4V", "Human"]}, "title": null, "type": "nominal"}, "xOffset": {"field": "scoring_type", "type": "nominal"}, "y": {"field": "mean", "scale": {"domain": [0, 1]}, "type": "quantitative"}}, "mark": {"filled": true, "opacity": 1, "size": 40, "strokeWidth": 1, "type": "point"}, "title": "chartqa"}], "resolve": {"scale": {"color": "independent", "opacity": "independent"}}, "width": 150}]}
